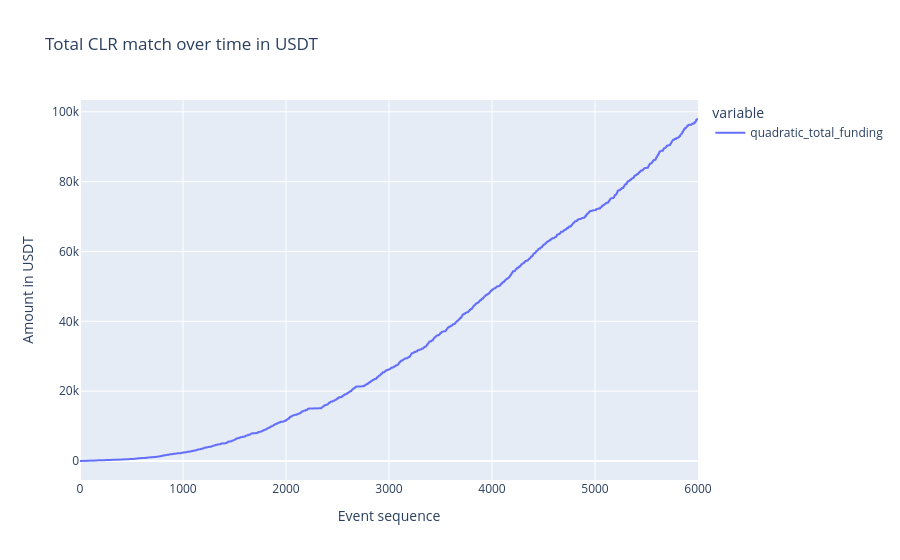

The notebook cell this image was saved under:
### Markdown cell above
### Timeseries for total amounts, Round-wide
#### Quadratic funding

### Code cell
fig_df = df.reset_index()

title = 'Total CLR match over time in USDT'

x_col = 'timestep'
y_cols = ['quadratic_total_funding']

labels = {'value': 'Amount in USDT',
          'timestep': 'Event sequence'}

options = {'x': x_col,
           'y': y_cols,
           'title': title,
           'labels': labels}

fig = px.line(fig_df, **options)

fig.show()

### Figure 1 — Plotly figure (JSON) as saved in the notebook; plotly's stock layout.template omitted (floating-point values rounded to 4 significant figures; data arrays with more than 128 entries replaced by an {"elided": "..."} marker saying what was removed)
{"data": [{"hovertemplate": "variable=quadratic_total_funding<br>Event sequence=%{x}<br>Amount in USDT=%{y}<extra></extra>", "legendgroup": "quadratic_total_funding", "line": {"color": "#636efa", "dash": "solid"}, "mode": "lines", "name": "quadratic_total_funding", "showlegend": true, "type": "scattergl", "x": {"elided": "6001 int values"}, "xaxis": "x", "y": {"elided": "6001 float values"}, "yaxis": "y"}], "layout": {"legend": {"title": {"text": "variable"}, "tracegroupgap": 0}, "title": {"text": "Total CLR match over time in USDT"}, "xaxis": {"anchor": "y", "autorange": true, "domain": [0, 1], "range": [0, 6000], "title": {"text": "Event sequence"}, "type": "linear"}, "yaxis": {"anchor": "x", "autorange": true, "domain": [0, 1], "range": [-5441.0, 103400.0], "title": {"text": "Amount in USDT"}, "type": "linear"}}}
